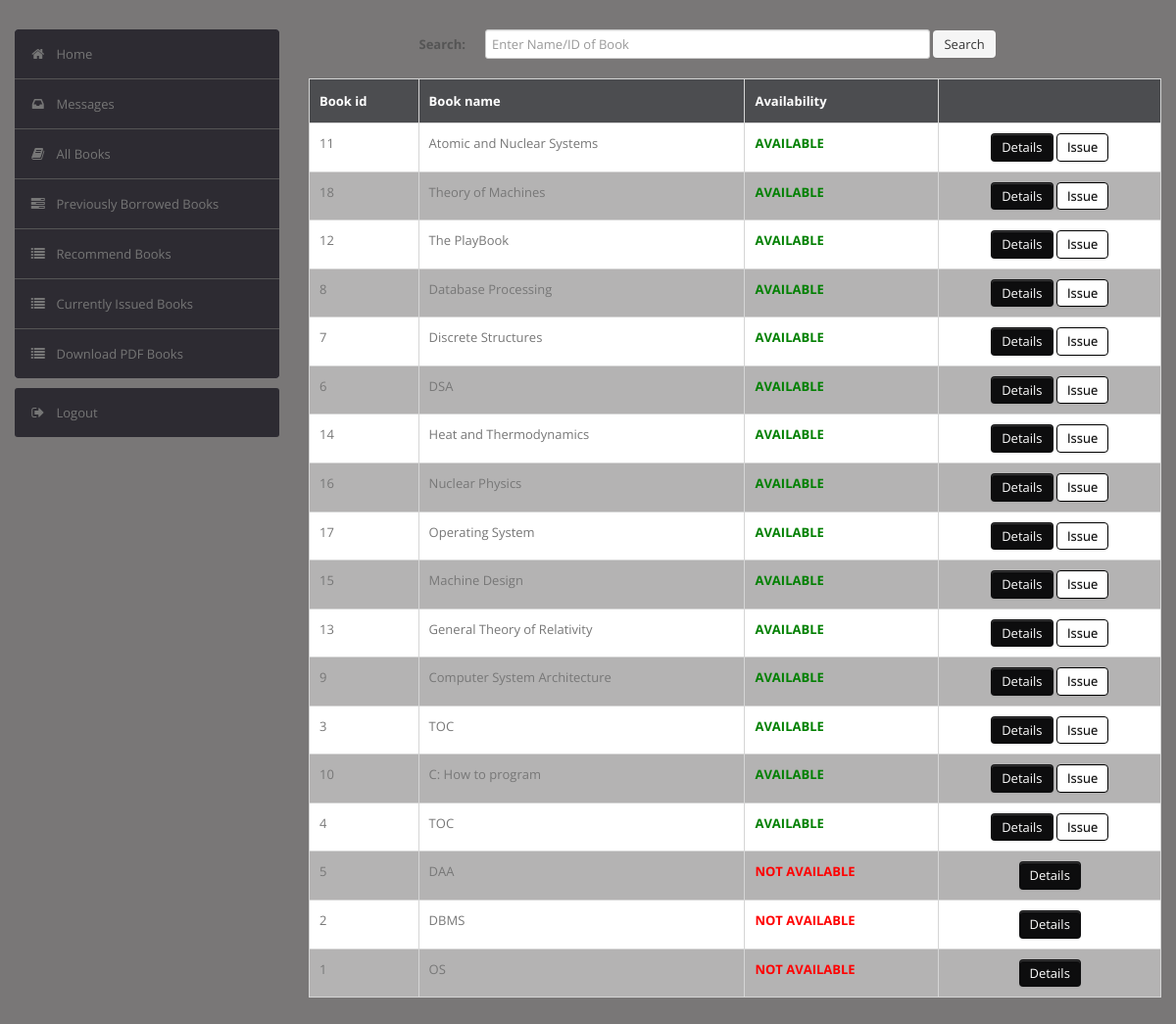
/student/book.php (signed in), run on the app's committed database.
### tables this page shows
CREATE TABLE `book` (
  `BookId` int(10) NOT NULL AUTO_INCREMENT,
  `Title` varchar(50) DEFAULT NULL,
  `Publisher` varchar(50) DEFAULT NULL,
  `Year` varchar(50) DEFAULT NULL,
  `Availability` int(5) DEFAULT NULL,
  PRIMARY KEY (`BookId`)
);

### student/book.php (the view, shortened to what this page needs)
<?php
require('dbconn.php');
?>
<?php
if ($_SESSION['RollNo']) {
    ?>
<!DOCTYPE html>
<html lang="en">
    <head>
        <link type="text/css" href="bootstrap/css/bootstrap.min.css" rel="stylesheet">
        <link type="text/css" href="bootstrap/css/bootstrap-responsive.min.css" rel="stylesheet">
        <link type="text/css" href="css/theme.css" rel="stylesheet">
        <link type="text/css" href="images/icons/css/font-awesome.css" rel="stylesheet">
    </head>
    <body>
        <div class="wrapper">
            <div class="container">
                <div class="row">
                    <div class="span3">
                        <div class="sidebar">
                            <ul class="widget widget-menu unstyled">
                                <li class="active"><a href="index.php"><i class="menu-icon icon-home"></i>Home
                                </a></li>
                                 <li><a href="message.php"><i class="menu-icon icon-inbox"></i>Messages</a>
                                </li>
                                <li><a href="book.php"><i class="menu-icon icon-book"></i>All Books </a></li>
                                <li><a href="history.php"><i class="menu-icon icon-tasks"></i>Previously Borrowed Books </a></li>
                                <li><a href="recommendations.php"><i class="menu-icon icon-list"></i>Recommend Books </a></li>
                                <li><a href="current.php"><i class="menu-icon icon-list"></i>Currently Issued Books </a></li>
                                <li><a href="download.php"><i class="menu-icon icon-list"></i>Download PDF Books </a></li>
                            </ul>
                            <ul class="widget widget-menu unstyled">
                                <li><a href="logout.php"><i class="menu-icon icon-signout"></i>Logout </a></li>
                            </ul>
                        </div>
                    </div>
                    <div class="span9">
                        <form class="form-horizontal row-fluid" action="book.php" method="post">
                                        <div class="control-group">
                                            <label class="control-label" for="Search"><b>Search:</b></label>
                                            <div class="controls">
                                                <input type="text" id="title" name="title" placeholder="Enter Name/ID of Book" class="span8" required>
                                                <button type="submit" name="submit"class="btn">Search</button>
                                            </div>
                                        </div>
                                    </form>
                                    <br>
                                    <?php
                                    if(isset($_POST['submit']))
                                        {$s=$_POST['title'];
                                            $sql="select * from LMS.book where BookId='$s' or Title like '%$s%'";
                                        }
                                    else
                                        $sql="select * from LMS.book order by Availability DESC";
                                    $result=$conn->query($sql);
                                    $rowcount=mysqli_num_rows($result);
                                    if(!($rowcount))
                                        echo "<br><center><h2><b><i>No Results</i></b></h2></center>";
                                    else
                                    {
                                    ?>
                        <table class="table" id = "tables">
                                  <thead>
                                    <tr>
                                      <th>Book id</th>
                                      <th>Book name</th>
                                      <th>Availability</th>
                                      <th></th>
                                    </tr>
                                  </thead>
                                  <tbody>
                                    <?php
                            while($row=$result->fetch_assoc())
                            {
                                $bookid=$row['BookId'];
                                $name=$row['Title'];
                                $avail=$row['Availability'];
                            ?>
                                    <tr>
                                      <td><?php echo $bookid ?></td>
                                      <td><?php echo $name ?></td>
                                      <td><b><?php
                                           if($avail > 0)
                                              echo "<font color=\"green\">AVAILABLE</font>";
                                            else
                                            	echo "<font color=\"red\">NOT AVAILABLE</font>";
                                                 ?>
                                                 </b></td>
                                      <td><center><a href="bookdetails.php?id=<?php echo $bookid; ?>" class="btn btn-primary">Details</a>
                                      	<?php
                                      	if($avail > 0)
                                      		echo "<a href=\"issue_request.php?id=".$bookid."\" class=\"btn btn-success\">Issue</a>";
                                        ?>
                                        </center></td>
                                    </tr>
                               <?php }} ?>
                               </tbody>
                                </table>
                            </div>
                </div>
                </div>
            </div>
    </body>
</html>
<?php }
else {
    echo "<script type='text/javascript'>alert('Access Denied!!!')</script>";
} ?>

### student/css/theme.css (style rules this page uses)
#tables td, #tables th { border: 1px solid #ffffff; padding: 10px; }
#tables tr:nth-child(even) { background-color: #b4b3b3; }
#tables tr:nth-child(odd) { background-color: rgb(255, 255, 255); }
#tables th { padding-top: 12px; padding-bottom: 12px; text-align: left; background-color: #4c4d50; color: white; }
body { font-size: 13px; font-family: 'Open Sans', Arial, sans-serif; background: #797777; color: #777 }
strong, b { color: #555 }
.wrapper { padding: 30px 0 }
form { margin: 0 }
select, textarea, input[type="text"], input[type="password"], input[type="datetime"], input[type="datetime-local"], input[type="date"], input[type="month"], input[type="time"], input[type="week"], input[type="number"], input[type="email"], input[type="url"], input[type="search"], input[type="tel"], input[type="color"], .uneditable-input, label, input, button, select, textarea { -webkit-border-radius: 3px; -moz-border-radius: 3px; border-radius: 3px; font-size: 13px; font-family: 'Open Sans', Tahoma, Arial, sans-serif }
body [class^="icon-"], body [class*=" icon-"] { font-size: 14px; line-height: 20px; height: 20px }
.form-horizontal .control-group, .form-vertical .control-group { margin-bottom: 0 }
.btn, .btn-box { -webkit-border-radius: 3px; -moz-border-radius: 3px; border-radius: 3px }
.btn { font-size: 13px; font-weight: 600 }
.btn { display: inline-block; margin-bottom: 0; font-weight: 400; text-align: center; vertical-align: middle; cursor: pointer; background-image: none; border: 1px solid transparent; white-space: nowrap; padding: 4px 10px; font-size: 13px; line-height: 1.42857; border-radius: 4px; -webkit-user-select: none; -moz-user-select: none; -ms-user-select: none; user-select: none }
.btn-primary { color: #fff; background-color: #0d0d0e; }
.btn-success { color: #000000; background-color: #ffffff; border-color: #000000 }
.table { margin-bottom: 0 }
.table th, .table td { border-color: #d5d5d5!important }
.widget-menu { background: #fff; -webkit-border-radius: 3px; -moz-border-radius: 3px; border-radius: 3px; overflow: hidden }
.widget-menu a { color: #555; display: block; line-height: 20px; padding: 15px; text-decoration: none!important }
.widget-menu .menu-icon { margin-right: 10px; color: #767676; -webkit-transition: all .2s ease-in-out; -moz-transition: all .2s ease-in-out; transition: all .2s ease-in-out; }
.widget-menu>li+li { border-top: 1px solid #555 }
.widget-menu>li>a { background-color: #2d2b32; color: #767676; -webkit-transition: all .2s ease-in-out; -moz-transition: all .2s ease-in-out; transition: all .2s ease-in-out; }

### data on the page
book: BookId "11", Title "Atomic and Nuclear Systems", Availability "AVAILABLE"
book: BookId "18", Title "Theory of Machines", Availability "AVAILABLE"
book: BookId "12", Title "The PlayBook", Availability "AVAILABLE"
book: BookId "8", Title "Database Processing", Availability "AVAILABLE"
book: BookId "7", Title "Discrete Structures", Availability "AVAILABLE"
book: BookId "6", Title "DSA", Availability "AVAILABLE"
book: BookId "14", Title "Heat and Thermodynamics", Availability "AVAILABLE"
book: BookId "16", Title "Nuclear Physics", Availability "AVAILABLE"
book: BookId "17", Title "Operating System", Availability "AVAILABLE"
book: BookId "15", Title "Machine Design", Availability "AVAILABLE"
book: BookId "13", Title "General Theory of Relativity", Availability "AVAILABLE"
book: BookId "9", Title "Computer System Architecture", Availability "AVAILABLE"
book: BookId "3", Title "TOC", Availability "AVAILABLE"
book: BookId "10", Title "C: How to program", Availability "AVAILABLE"
book: BookId "4", Title "TOC", Availability "AVAILABLE"
book: BookId "5", Title "DAA", Availability "NOT AVAILABLE"
book: BookId "2", Title "DBMS", Availability "NOT AVAILABLE"
book: BookId "1", Title "OS", Availability "NOT AVAILABLE"
